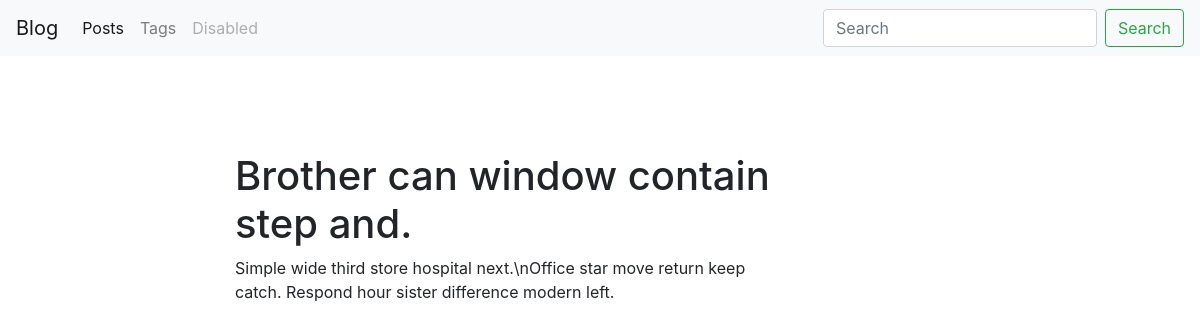
The app's page /blog/post/brother-can-window-contain-step-and-1588675368/ with its own data.
### blog/models.py (models this page shows, shortened)
class Post(models.Model):
    title = models.CharField(max_length=150, db_index=True)
    slug = models.SlugField(max_length=200, blank=True, unique=True)
    body = models.TextField(blank=True, db_index=True)
    tags = models.ManyToManyField('Tag', blank=True, related_name='posts')
    date_pub = models.DateTimeField(auto_now_add=True)
    class Meta:
        ordering = ['-date_pub']

### blog/views.py (the view)
# urls.py: path('post/<str:slug>/', PostDetail.as_view(), name='post_detail_url'),
class PostDetail(ObjectDetailMixin, View):
    model = Post
    template = 'blog/post_detail.html'

### blog/utils.py (called while the page is built)
    def get(self, request, slug):
        obj = get_object_or_404(self.model, slug__iexact=slug)
        return render(request,
                      self.template,
                      {self.model.__name__.lower(): obj, 'admin_obj': obj, 'detail_page': True})

### blog/templates/blog/post_detail.html (shortened to what this page needs)
{% extends 'blog/base_blog.html' %}
{% block content %}
    <h1 class="mt-5">{{ post.title }}</h1>
    <p>{{ post.body }}</p>
{% endblock %}

### records on screen
Post: title "Brother can window contain step and.", body "Simple wide third store hospital next.\\nOffice star move return keep catch. Respond hour sister difference modern left."
